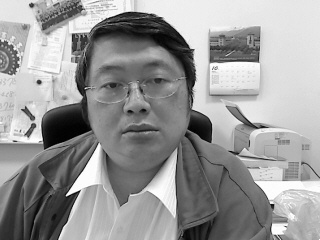
//> input picture Assignment_3/Assignment_3_image/i1.jpg, 320 x 240 px, given in place of i1.pgm, which was not available
$ ./main   (built with g++ and OpenCV 4)
//> lines starting //> are read from the running program, lines starting //| are printed output that depends on the picture; pictures that were not available may be replaced by others from this repository, and a replacement may not be noted
#include <iostream>
#include <cv.h>
#include <highgui.h>
#include <cstdio>
#include <opencv2/opencv.hpp>
#define N 16.0
#define S 31.0


using namespace cv;
using namespace std;
double MAD(IplImage * C, IplImage *R, int i, int j, int X0, int Y0, int X, int Y);

void Sequential(IplImage * C, IplImage *R,Mat ip2, int x, int y);

void TwoD_logarithm(IplImage * C, IplImage *R, Mat ip2, int x0, int y0);
void SNR();
int P = (S - 1) / 2;


int main() {

	char FReference[] = "i1.pgm";
	char FTarget[] = "i2.pgm";

	IplImage *image_R;
	IplImage *image_C;

	image_R = cvLoadImage(FReference, CV_LOAD_IMAGE_UNCHANGED);
//> image_R is the input picture: 240 rows x 320 cols, CV_8UC1; min 0, max 255, mean 152.7
	image_C = cvLoadImage(FTarget, CV_LOAD_IMAGE_UNCHANGED);
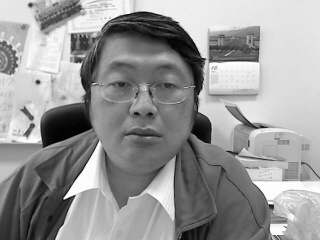
//> input picture Assignment_3/Assignment_3_image/i2.jpg, 320 x 240 px, given in place of i2.pgm, which was not available
//> image_C is the input picture: 240 rows x 320 cols, CV_8UC1; min 0, max 255, mean 151.6


	Mat MatC = cvarrToMat(image_C);
	Mat MatR = cvarrToMat(image_R);

	Mat ip2_1 (MatR.rows, MatR.cols, CV_8U);
	Mat ip2_2 (MatR.rows, MatR.cols, CV_8U);

	int u, v;


	int y0 = N / 2; int x0 = N / 2;

	for (x0 = N / 2; x0 < image_C->height; x0 = x0 + N) {

		for (y0 = N / 2; y0 < image_C->width; y0 = y0 + N) {

		    Sequential(image_C, image_R, ip2_1, x0, y0);

			TwoD_logarithm(image_C, image_R, ip2_2, x0, y0);

	}
	}
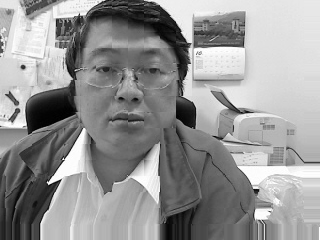
//> ip2_1: 240 rows x 320 cols, CV_8UC1; min 0, max 255, mean 148.9
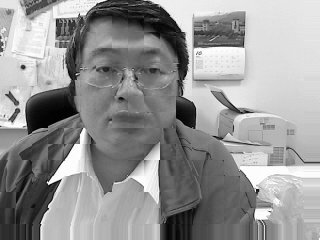
//> ip2_2: 240 rows x 320 cols, CV_8UC1; min 0, max 255, mean 148.7


	namedWindow("Sequential", WINDOW_AUTOSIZE);
	imshow("Sequential", ip2_1);

	namedWindow("TwoD_logarithm", WINDOW_AUTOSIZE);
	imshow("TwoD_logarithm", ip2_2);


	imwrite("Sequential.pgm", ip2_1);
	imwrite("TwoD_logarithm.pgm", ip2_2);


	SNR();
	cvShowImage("Reference", image_R);
	cvShowImage("Target", image_C);
	cvWaitKey(0);


	cvDestroyWindow("Reference");
	cvDestroyWindow("Target");
	cvReleaseImage(&image_R);
	cvReleaseImage(&image_C);
	return EXIT_SUCCESS;
}

double MAD(IplImage * C, IplImage *R, int i, int j,int X0,int Y0,int X ,int Y ) {


	int x = X0 - (N / 2.0), y = Y0 - (N / 2.0);

	int xx = X - (N / 2.0),yy = Y - (N / 2.0);

	Mat matC = cvarrToMat(C);
	Mat matR = cvarrToMat(R);

	double a = 1 / (N * N);
	double mad = 0;
	double add = 0;

	for (int k = 0; k < N - 1; k++) {
		for (int l = 0; l < N - 1; l++) {

			int xC = xx + k + P;
			int yC = yy + l + P;

			if (xC >= matC.rows - 1) xC = matC.rows - 1;
			if (yC >= matC.cols - 1) yC = matC.cols - 1;


			double Cvalue =  matC.at<uchar>(xC, yC);

			int xR = x + i + k + P;
			int yR = y + j + l + P;

			if (xR >= matC.rows - 1) xR = matC.rows - 1;
			if( yR >= matC.cols - 1) yR = matC.cols - 1;


			double Rvalue = matR.at<uchar>(xR, yR);

			add += abs(Cvalue - Rvalue);

		}
	}

	mad = a * add;
	return mad;
}

void Sequential(IplImage * C, IplImage *R, Mat ip2, int x0, int y0) {

	int u = 0, v = 0;

	Mat matR = cvarrToMat(R);

	double cur_MAD = 0;
	double min_MAD = 10000.0;

	for (int i = -P; i <= P; i++) {
		for (int j = -P; j <= P; j++) {

			cur_MAD = MAD(C, R, i, j, x0, y0, x0, y0);

			if (cur_MAD < min_MAD) {

				min_MAD = cur_MAD;

				u = i, v = j;
			}
		}
	}
	int x = x0 - (N / 2.0), y = y0 - (N / 2.0);

	for (int q = 0; q < N; q++) {
		for (int p = 0; p < N; p++) {
			if (x >= ip2.rows - 1) x = ip2.rows - 1;

			if (y >= ip2.cols - 1) y = ip2.cols - 1;

			int n = x + u + P;

			int m = y + v + P;

			if (n >= ip2.rows - 1) n = ip2.rows - 1;

			if (m >= ip2.cols - 1) m = ip2.cols - 1;

			ip2.at<uchar>(x, y) = matR.at<uchar>(n, m);


			y++;
		}
		x++;
		y = y0 - (N / 2.0);
	}


}


void TwoD_logarithm(IplImage * C, IplImage *R, Mat ip2, int x0, int y0) {

	int u = 0, v = 0;
	int k = x0; int l = y0;

	Mat matR = cvarrToMat(R);

	double cur_MAD = 0;
	double min_MAD = 10000.0;
	double p = P;
	int a = p;

	while (a != 1) {

		a = ceil(p / 2.0);
		double min_MAD = 10000.0;
		double cur_MAD = 0;
		for (int i = -a; i <= a; i = i + a) {
			for (int j = -a; j <= a; j = j + a) {

				cur_MAD = MAD(C, R, i, j, x0, y0,k,l);


				if (cur_MAD < min_MAD) {

					min_MAD = cur_MAD;

					u = i, v = j;

				}

			}
		}

		x0 = x0 + u; y0 = y0 + v;
		p = p / 2.0;
	}


	int x = k - (N / 2.0), y = l - (N / 2.0);
    int yy = y = l - (N / 2.0);
	k = x0 - k; l = y0 - l;


	for (int q = 0; q <= N; q++) {
		for (int p = 0; p <= N; p++) {

			if (x >= ip2.rows - 1) x = ip2.rows - 1;

			if (y >= ip2.cols - 1) y = ip2.cols - 1;

			if (x <= 0) x = 0;
			if (y <= 0) y = 0;

			int n = x + k + P;

			int m = y + l + P;

			if (n >= ip2.rows - 1) n = ip2.rows - 1;

			if (m >= ip2.cols - 1) m = ip2.cols - 1;


			ip2.at<uchar>(x, y) = matR.at<uchar>(n, m);
			y++;
		}
		x++;
		y = yy;
	}


}


void SNR() {

	IplImage *src1 = cvLoadImage("Sequential.pgm");
	IplImage *src2 = cvLoadImage("TwoD_logarithm.pgm");
	IplImage *target = cvLoadImage("i2.pgm");

	long long int sigma1 = 0;
	long long int squre1 = 0;
    long long int sigma2 = 0;
	long long int squre2 = 0;
	double SNR1 = 0.0;
    double SNR2 = 0.0;
	int frameSize = src1->height*src1->width * 3;
//> frameSize = 230400
	int blue1 = 0, blue2 = 0, blue3 = 0;
	int green1 = 0, green2 = 0, green3 = 0;
	int red1 = 0, red2 = 0, red3 = 0;


	for (int i = 0; i<target->height; i++) {
		for (int j = 0; j<target->widthStep; j = j + 3) {

			blue1 = (int)(uchar)target->imageData[i*target->widthStep + j];
			green1 = (int)(uchar)target->imageData[i*target->widthStep + j + 1];
			red1 = (int)(uchar)target->imageData[i*target->widthStep + j + 2];

			blue2 = (int)(uchar)src1->imageData[i*src1->widthStep + j];
			green2 = (int)(uchar)src1->imageData[i*src1->widthStep + j + 1];
			red2 = (int)(uchar)src1->imageData[i*src1->widthStep + j + 2];

			blue3 = (int)(uchar)src2->imageData[i*src2->widthStep + j];
			green3 = (int)(uchar)src2->imageData[i*src2->widthStep + j + 1];
			red3 = (int)(uchar)src2->imageData[i*src2->widthStep + j + 2];


			sigma1 += (blue1 - blue2)*(blue1 - blue2) +(green1 - green2)*(green1 - green2) +(red1 - red2)*(red1 - red2);

			squre1 += blue2*blue2 + green2*green2 + red2*red2;


			sigma2 += (blue1 - blue3)*(blue1 - blue3) + (green1 - green3)*(green1 - green3) + (red1 - red3)*(red1 - red3);

			squre2 += blue3*blue3 + green3*green3 + red3*red3;
		}
	}
//> this loop made 240 passes
//> (blue1, green1, red1, blue2, green2, red2) on passes 1 to 3: (233, 233, 233, 231, 231, 231), (232, 232, 232, 233, 233, 233), (231, 231, 231, 232, 232, 232)
//> after the loop, blue1 = 173; green1 = 173; red1 = 173; blue2 = 254; green2 = 254; red2 = 254; sigma1 = 1099548585; squre1 = 6122800011; sigma2 = 1100158494; squre2 = 6114062496


	SNR1 = 10 * log10(squre1 / sigma1);
//> SNR1 = 6.99
	SNR2 = 10 * log10(squre2 / sigma2);
//> SNR2 = 6.99

	cout << "SNR1: " << setprecision(3) << SNR1 << endl;;
//| SNR1: 6.99
	cout << "SNR2: " << setprecision(3) << SNR2 << endl;;
//| SNR2: 6.99


}
